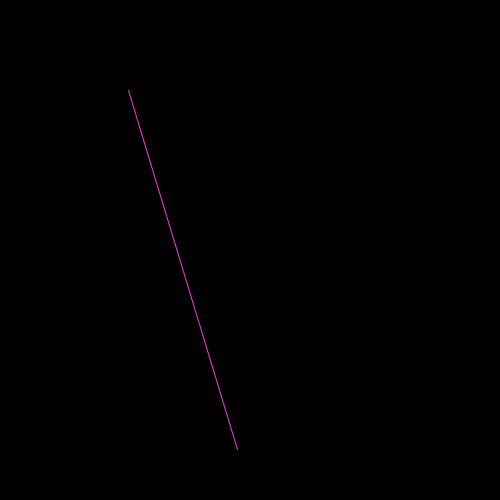
Frame 1 (no input)
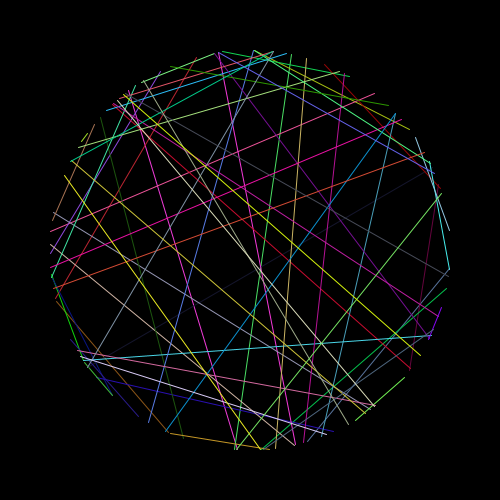
Frame 60 (the mouse pressed at the canvas centre just before this capture)
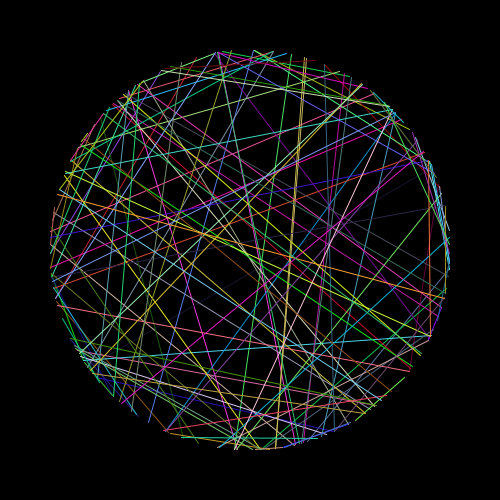
Frame 120 (the mouse held since frame 60 and released just before this capture)

The Processing sketch that drew these frames (run headless with seeded random() and noise(); from frame 60 on, the mouse is pressed at the canvas centre):

// Processing sketch: processing_70328
// ── processing_70328.pde

int rad = 200;
int ballSize = 20;

void setup() {
  size(500, 500);
  background(0);
}

void draw() {
  translate(width/2, height/2);
  
  float angle = random(radians(360));
  float angle2 = random(radians(360));

  float x = cos(angle) * rad;
  float y = sin (angle) * rad;
  float x2 = cos (angle2) * rad;
  float y2 = sin (angle2) * rad;

  stroke (random(255), random(255), random(255));

  line (x, y, x2, y2);
}
